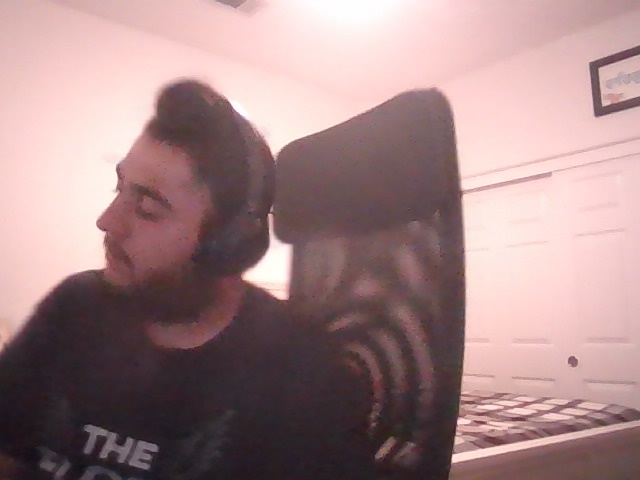
#> input picture drift_logs/drift_20250830_232227_d30.41.jpg, 640 x 480 px, given in place of the camera
$ python CAM.py   (older library calls are emulated)
#> lines starting #> are read from the running program, lines starting #| are printed output that depends on the picture; after the words box and inside, x2 and y2 are one past the last pixel; in counts of white or black regions, pixels touching at a corner belong together
# monitor.py
# Clean, modular camera blind-spot + drift monitor with optional depth (MiDaS-ready).
# Python 3.10+ recommended.

from __future__ import annotations
import cv2
import numpy as np
import time, json
from dataclasses import dataclass, asdict
from pathlib import Path
from typing import Optional, List, Tuple, Dict
from collections import deque
from datetime import datetime

# ======= Utilities =======

def now_str() -> str:
    return datetime.now().strftime("%Y%m%d_%H%M%S")

def ensure_dir(p: Path) -> Path:
    p.mkdir(parents=True, exist_ok=True)
    return p

def shannon_entropy(gray: np.ndarray) -> float:
    # gray uint8 expected
    hist = cv2.calcHist([gray],[0],None,[256],[0,256]).ravel()
    p = hist / (gray.size + 1e-9)
    p = p[p>0]
    return float(-np.sum(p * np.log2(p)))

def edge_density(gray: np.ndarray) -> float:
    edges = cv2.Canny(gray, 50, 150)
    return float(np.count_nonzero(edges)) / (gray.size + 1e-9)

def laplacian_var(gray: np.ndarray) -> float:
    return float(cv2.Laplacian(gray, cv2.CV_64F).var())

def exposure_stats(gray: np.ndarray) -> Tuple[float, float]:
    # mean brightness, contrast (std)
    return float(np.mean(gray)), float(np.std(gray))

# [16 lines left out: functions depth_variance, depth_edge_density, not called in this run]

# ======= Configs =======

@dataclass
class GridConfig:
    cols: int = 8
    rows: int = 6
    min_cell_px: int = 4000       # ignore very small cells

@dataclass
class BlindspotConfig:
    # These are *soft* priors; dynamic (frame-level) quantiles refine them each frame.
    blur_low: float = 80.0        # Laplacian variance considered "low"
    entropy_low: float = 5.0      # "textureless"
    edge_low: float = 0.02
    bright_low: float = 40.0
    bright_high: float = 200.0
    contrast_low: float = 20.0
    depth_var_low: float = 0.001  # small variation means flat depth (optional)
    depth_edge_high: float = 0.08

@dataclass
class DriftConfig:
    warmup_frames: int = 30
    ewma_alpha: float = 0.05      # adaptive baseline smoothing
    mad_scale: float = 4.0        # threshold = median + mad_scale * MAD
    feature_bins: int = 32        # color histogram bins per channel

@dataclass
class IOConfig:
    log_dir: Path = Path("drift_logs")
    calib_dir: Path = Path("calibration_photos")
    cooldown_s: float = 5.0

# ======= Frame Source =======

class FrameSource:
    def __init__(self, cam_index: int = 0, width: int = 1280, height: int = 720):
        self.cap = cv2.VideoCapture(cam_index)
        if width:  self.cap.set(cv2.CAP_PROP_FRAME_WIDTH, width)
        if height: self.cap.set(cv2.CAP_PROP_FRAME_HEIGHT, height)
        if not self.cap.isOpened():
            raise RuntimeError("Failed to open camera.")

    def read(self) -> Optional[np.ndarray]:
        ok, frame = self.cap.read()
        return frame if ok else None

    def release(self):
        self.cap.release()

# ======= Depth Provider (MiDaS-ready) =======

class DepthProvider:
    """Interface. Implement estimate(frame_bgr) -> depth_float32 with MiDaS later."""
    def estimate(self, frame_bgr: np.ndarray) -> Optional[np.ndarray]:
        return None  # no depth by default

# ======= Feature Extractor for Drift (lightweight & safe) =======

class HistogramFeatures:
    """RGB histograms concatenated (L1-normalized). Cheap and robust for ‘scene drift’."""
    def __init__(self, bins: int = 32):
        self.bins = bins

    def __call__(self, frame_bgr: np.ndarray) -> np.ndarray:
        chans = cv2.split(frame_bgr)
        feats = []
        for ch in chans:
            h = cv2.calcHist([ch],[0],None,[self.bins],[0,256]).astype(np.float32).ravel()
            h /= (np.sum(h) + 1e-9)
            feats.append(h)
        return np.concatenate(feats, axis=0)  # shape = 3*bins

# ======= Drift Monitor (EWMA + MAD thresholding) =======

class DriftMonitor:
    def __init__(self, cfg: DriftConfig):
        self.cfg = cfg
        self.fe = HistogramFeatures(cfg.feature_bins)
        self.baseline: Optional[np.ndarray] = None
        self.residuals = deque(maxlen=300)
        self.num_seen = 0

    def distance(self, a: np.ndarray, b: np.ndarray) -> float:
        # L2 in histogram space (could switch to Bhattacharyya)
        return float(np.linalg.norm(a - b))

    # [6 lines left out: function _mad_threshold, not called in this run]

    def update_and_check(self, frame_bgr: np.ndarray) -> Tuple[bool, float]:
        feat = self.fe(frame_bgr)  # (3*bins,)
        if self.baseline is None:
            self.baseline = feat.copy()
            self.num_seen = 1
            return False, 0.0

        # EWMA baseline
        self.baseline = (1 - self.cfg.ewma_alpha) * self.baseline + self.cfg.ewma_alpha * feat
        dist = self.distance(feat, self.baseline)

        # Update residuals (post-warmup)
        self.num_seen += 1
        if self.num_seen > self.cfg.warmup_frames:
            self.residuals.append(dist)
            is_drift = dist > self._mad_threshold()
        else:
            is_drift = False

        return is_drift, dist

# ======= Blindspot Detector =======

@dataclass
class CellMetrics:
    bbox: Tuple[int,int,int,int]
    lapvar: float
    entropy: float
    edgedens: float
    mean: float
    contrast: float
    depth_var: Optional[float] = None
    depth_edge: Optional[float] = None
    reason: Optional[str] = None

class BlindspotDetector:
    def __init__(self, grid_cfg: GridConfig, bs_cfg: BlindspotConfig):
        self.gcfg = grid_cfg
        self.cfg = bs_cfg

    def analyze(self, frame_bgr: np.ndarray, depth: Optional[np.ndarray]) -> List[CellMetrics]:
        h, w = frame_bgr.shape[:2]
        step_x = max(1, w // self.gcfg.cols)
        step_y = max(1, h // self.gcfg.rows)
        gray = cv2.cvtColor(frame_bgr, cv2.COLOR_BGR2GRAY)

        cells: List[CellMetrics] = []
        for y in range(0, h, step_y):
            for x in range(0, w, step_x):
                x2 = min(x + step_x, w)
                y2 = min(y + step_y, h)
                if (x2-x)*(y2-y) < self.gcfg.min_cell_px:
                    continue

                roi_g = gray[y:y2, x:x2]
                lap = laplacian_var(roi_g)
                ent = shannon_entropy(roi_g)
                edg = edge_density(roi_g)
                mu, sig = exposure_stats(roi_g)

                dvar = dedge = None
                if depth is not None:
                    roi_d = depth[y:y2, x:x2]
                    dvar = depth_variance(roi_d)
                    dedge = depth_edge_density(roi_d)

                cells.append(CellMetrics((x,y,x2,y2), lap, ent, edg, mu, sig, dvar, dedge))

        # Dynamic thresholds via frame quantiles (robust to lighting changes)
        if cells:
            lap_q20 = np.quantile([c.lapvar for c in cells], 0.20)
            ent_q20 = np.quantile([c.entropy for c in cells], 0.20)
            edg_q20 = np.quantile([c.edgedens for c in cells], 0.20)

        blindspots: List[CellMetrics] = []
        for c in cells:
            reasons = []

            # Exposure issues
            if c.mean < min(self.cfg.bright_low, 0.8*lap_q20): reasons.append("under-exposed")
            if c.mean > self.cfg.bright_high: reasons.append("over-exposed")

            # Blur / low detail
            if c.lapvar < min(self.cfg.blur_low, 1.2*lap_q20): reasons.append("defocus/motion blur")
            if c.entropy < min(self.cfg.entropy_low, 1.1*ent_q20): reasons.append("low texture")
            if c.edgedens < min(self.cfg.edge_low, 1.1*edg_q20): reasons.append("few edges")
            if c.contrast < self.cfg.contrast_low: reasons.append("low contrast")

            # Depth-based hints (optional)
            if c.depth_var is not None:
                if c.depth_var < self.cfg.depth_var_low and "low texture" in reasons:
                    reasons.append("flat depth")
                if c.depth_edge is not None and c.depth_edge > self.cfg.depth_edge_high:
                    # high depth edges but low image edges → likely occlusion / glare
                    if c.edgedens < self.cfg.edge_low:
                        reasons.append("possible occlusion/glare")

            if reasons:
                c.reason = ", ".join(sorted(set(reasons)))
                blindspots.append(c)

        return blindspots

# ======= Annotation & Logging =======

class Annotator:
    def draw(self, frame: np.ndarray, blindspots: List[CellMetrics], title: str, drift_dist: float) -> np.ndarray:
        vis = frame.copy()
        for c in blindspots:
            x,y,x2,y2 = c.bbox
            cv2.rectangle(vis, (x,y), (x2,y2), (0,0,255), 2)
            label = c.reason if c.reason else "issue"
            cv2.putText(vis, label, (x+3, y+16), cv2.FONT_HERSHEY_SIMPLEX, 0.45, (0,0,255), 1, cv2.LINE_AA)
        cv2.putText(vis, f"{title}  |  DriftDist={drift_dist:.2f}", (10,28),
                    cv2.FONT_HERSHEY_SIMPLEX, 0.8, (0,0,255), 2, cv2.LINE_AA)
        return vis

class EventLogger:
    def __init__(self, io: IOConfig):
        self.io = io
        ensure_dir(io.log_dir)
        self.last_log = 0.0

    # [26 lines left out: function maybe_log, not called in this run]

# ======= Orchestrator =======

class CameraMonitor:
    def __init__(
        self,
        grid_cfg: GridConfig = GridConfig(),
        bs_cfg: BlindspotConfig = BlindspotConfig(),
        drift_cfg: DriftConfig = DriftConfig(),
        io_cfg: IOConfig = IOConfig(),
        depth_provider: Optional[DepthProvider] = None
    ):
        self.src = FrameSource()
        self.depth = depth_provider or DepthProvider()
        self.bs = BlindspotDetector(grid_cfg, bs_cfg)
        self.drift = DriftMonitor(drift_cfg)
        self.ann = Annotator()
        self.logger = EventLogger(io_cfg)
        self.io = io_cfg
        ensure_dir(io_cfg.calib_dir)

    def loop(self):
        title = "Camera Blind-spot Monitor"
        while True:
            frame = self.src.read()
#> in read, frame is the input picture: shape (480, 640, 3); mean B, G, R 134.3, 133.5, 162.7
            if frame is None: break

            # Optional depth (MiDaS later)
            depth = self.depth.estimate(frame)  # None by default

            # Drift
            is_drift, dist = self.drift.update_and_check(frame)
#> the loop in __call__, `for ch in chans:` made 3 passes
#> after the loop in __call__, `for ch in chans:`: feats = 3 items
#> in update_and_check, `feat = self.fe(frame_bgr)`: feat = 96 values, max 0.284 at index 95, min 0 at index 0, mean 0.0312
#> in update_and_check, `self.baseline = feat.copy()`: self.baseline has the same summary as feat
#> is_drift = False; dist = 0

            # Blindspots (per-cell)
            blindspots = self.bs.analyze(frame, depth)
#> in analyze, `gray = cv2.cvtColor(frame_bgr, cv2.COLOR_BGR2GRAY)`:
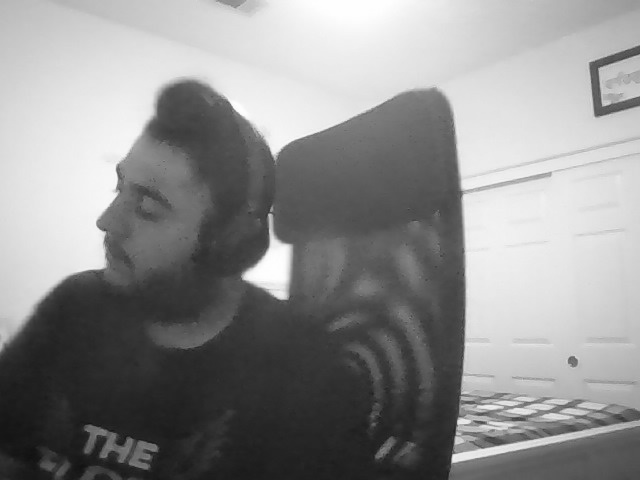
#> gray: shape (480, 640); min 16, max 255, mean 142.4
#> after the loop in analyze, `for y in range(0, h, step_y):`:
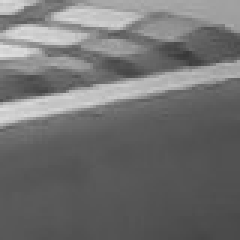
#> roi_g: shape (80, 80) (shown 3 times larger); min 56, max 224, mean 112.6
#> after the loop in analyze, `for y in range(0, h, step_y):`: cells = 48 items
#> in analyze, `lap_q20 = np.quantile([c.lapvar for c in cells], 0.20)`: lap_q20 = 3.55
#> in analyze, `ent_q20 = np.quantile([c.entropy for c in cells], 0.20)`: ent_q20 = 4.66
#> in analyze, `edg_q20 = np.quantile([c.edgedens for c in cells], 0.20)`: edg_q20 = 0
#> the loop in analyze, `for c in cells:` made 48 passes
#> after the loop in analyze, `for c in cells:`: blindspots = 30 items
#> blindspots = 30 items

            # Draw + show
            vis = self.ann.draw(frame, blindspots, title, dist)
#> the loop in draw, `for c in blindspots:` made 30 passes
#> (x, y, x2, y2, label) on passes 3, 4, 9, 10, 11, 13, 15, 16, 17, 18, 19: (160, 0, 240, 80, 'low contrast, over-exposed'), (240, 0, 320, 80, 'low contrast, over-exposed'), (80, 80, 160, 160, 'over-exposed'), (240, 80, 320, 160, 'over-exposed'), (480, 80, 560, 160, 'low contrast, low texture, over-exposed'), (240, 160, 320, 240, 'low contrast'), (480, 160, 560, 240, 'low contrast, low texture, over-exposed'), (560, 160, 640, 240, 'low contrast, low texture, over-exposed'), (160, 240, 240, 320, 'low contrast'), (320, 240, 400, 320, 'low contrast'), (480, 240, 560, 320, 'low contrast, low texture, over-exposed')
#> (x, y, x2, y2) on passes 1, 2, 5, 6, 7, 8: (0, 0, 80, 80), (80, 0, 160, 80), (320, 0, 400, 80), (400, 0, 480, 80), (480, 0, 560, 80), (0, 80, 80, 160)
#> after the loop in draw, `for c in blindspots:`:
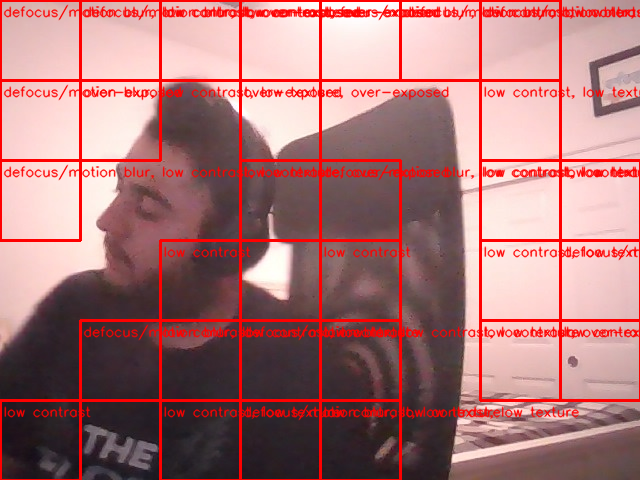
#> vis: shape (480, 640, 3); 13.98% of pixels changed, all inside (x1, y1, x2, y2) = (0, 0, 640, 480)
#> in draw, `cv2.putText(vis, f"{title}  |  DriftDist={drift_dist:.2f}", (10,28), c..`:
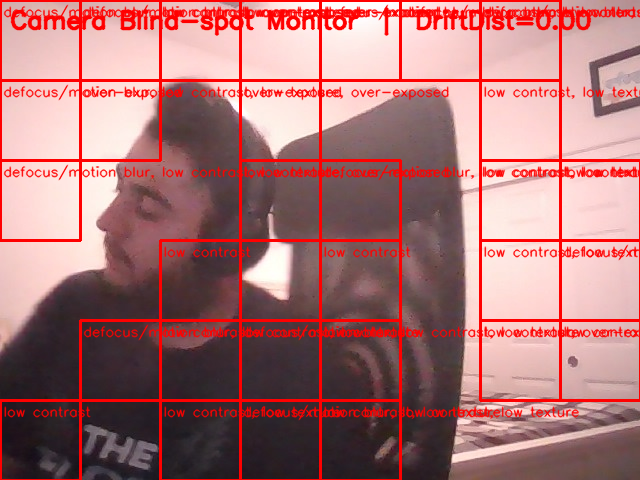
#> vis: shape (480, 640, 3); 2.05% of pixels changed, all inside (x1, y1, x2, y2) = (10, 6, 592, 36)
            cv2.imshow("monitor", vis)

            # Log on meaningful events
            if is_drift and len(blindspots) >= 4:
                self.logger.maybe_log(vis, dist, blindspots)

            # Hotkeys
            k = cv2.waitKey(1) & 0xFF
#> (key q is pressed here)
            if k in (27, ord('q')):  # ESC or q
                break
            if k in (ord('p'), ord('P')):
                path = self.io.calib_dir / f"calib_{now_str()}.jpg"
                cv2.imwrite(str(path), frame)
                print(f"📷 Saved calibration photo → {path}")

        self.src.release()
        cv2.destroyAllWindows()

# ======= CLI =======

if __name__ == "__main__":
    monitor = CameraMonitor()
    monitor.loop()

$ run again, on drift_logs/drift_20250830_232232_d29.69.jpg
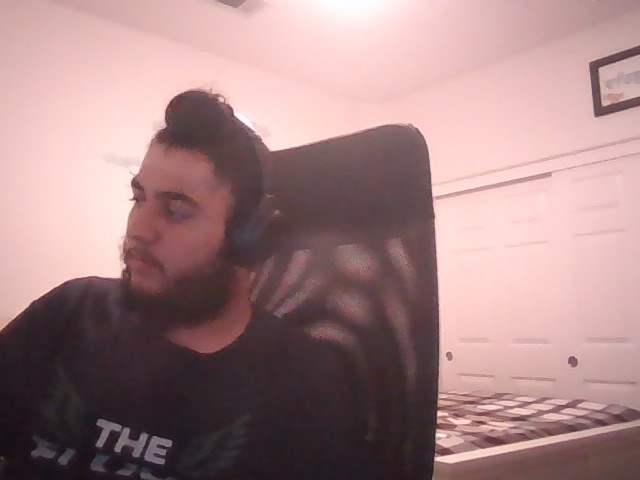
#> input picture drift_logs/drift_20250830_232232_d29.69.jpg, 640 x 480 px, given in place of the camera
#> in read, frame is the input picture: shape (480, 640, 3); mean B, G, R 132.6, 131.8, 164.1
#> the loop in __call__, `for ch in chans:` made 3 passes
#> after the loop in __call__, `for ch in chans:`: feats = 3 items
#> feat = 96 values, max 0.228 at index 95, min 0 at index 0, mean 0.0312
#> self.baseline has the same summary as feat
#> is_drift = False; dist = 0
#> after the loop in analyze, `for y in range(0, h, step_y):`:
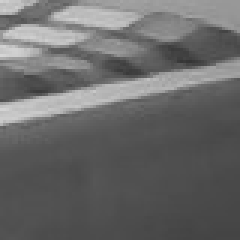
#> roi_g: shape (80, 80) (shown 3 times larger); min 52, max 214, mean 105
#> after the loop in analyze, `for y in range(0, h, step_y):`: cells = 48 items
#> lap_q20 = 3.06
#> ent_q20 = 4.65
#> edg_q20 = 0
#> the loop in analyze, `for c in cells:` made 48 passes
#> after the loop in analyze, `for c in cells:`: blindspots = 31 items
#> the loop in draw, `for c in blindspots:` made 31 passes
#> (x, y, x2, y2, label) on passes 1, 3, 4, 7, 9, 10, 11: (0, 0, 80, 80, 'defocus/motion blur, low contrast'), (160, 0, 240, 80, 'low contrast, over-exposed'), (240, 0, 320, 80, 'low contrast, over-exposed'), (480, 0, 560, 80, 'defocus/motion blur, low contrast'), (80, 80, 160, 160, 'low texture, over-exposed'), (400, 80, 480, 160, 'low texture, over-exposed'), (480, 80, 560, 160, 'low contrast, low texture, over-exposed')
#> in draw, `cv2.putText(vis, f"{title}  |  DriftDist={drift_dist:.2f}", (10,28), c..`:
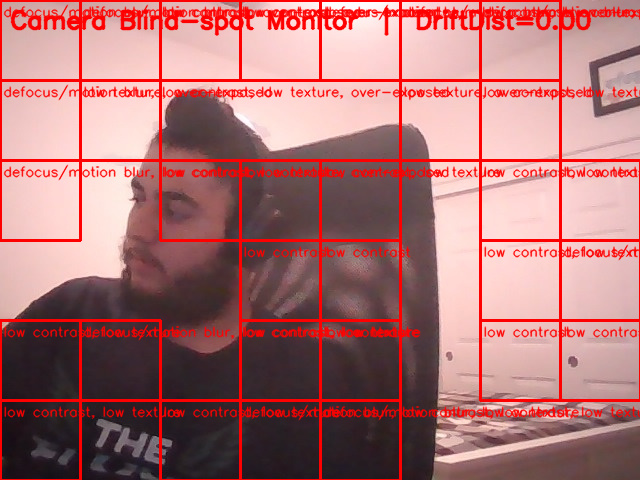
#> vis: shape (480, 640, 3); mean B, G, R 116, 115.4, 173.3

$ run again, on drift_logs/drift_20250831_001316_d36.60.jpg
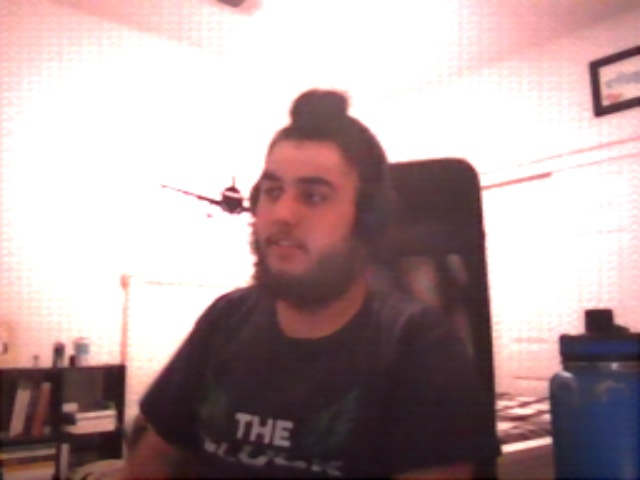
#> input picture drift_logs/drift_20250831_001316_d36.60.jpg, 640 x 480 px, given in place of the camera
#> in read, frame is the input picture: shape (480, 640, 3); mean B, G, R 159.8, 158.4, 178.4
#> the loop in __call__, `for ch in chans:` made 3 passes
#> after the loop in __call__, `for ch in chans:`: feats = 3 items
#> feat = 96 values, max 0.526 at index 95, min 0.000296 at index 64, mean 0.0312
#> self.baseline has the same summary as feat
#> is_drift = False; dist = 0
#> after the loop in analyze, `for y in range(0, h, step_y):`:
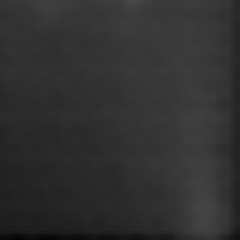
#> roi_g: shape (80, 80) (shown 3 times larger); min 5, max 72, mean 48.6
#> after the loop in analyze, `for y in range(0, h, step_y):`: cells = 48 items
#> lap_q20 = 3.75
#> ent_q20 = 2.13
#> edg_q20 = 0
#> the loop in analyze, `for c in cells:` made 48 passes
#> after the loop in analyze, `for c in cells:`: blindspots = 32 items
#> the loop in draw, `for c in blindspots:` made 32 passes
#> (x, y, x2, y2, label) on passes 1, 3, 7, 11, 12, 13, 16: (0, 0, 80, 80, 'low contrast, over-exposed'), (160, 0, 240, 80, 'low contrast, over-exposed'), (480, 0, 560, 80, 'low contrast, over-exposed'), (400, 80, 480, 160, 'low contrast, low texture, over-exposed'), (480, 80, 560, 160, 'low contrast, low texture, over-exposed'), (560, 80, 640, 160, 'over-exposed'), (160, 160, 240, 240, 'over-exposed')
#> in draw, `cv2.putText(vis, f"{title}  |  DriftDist={drift_dist:.2f}", (10,28), c..`:
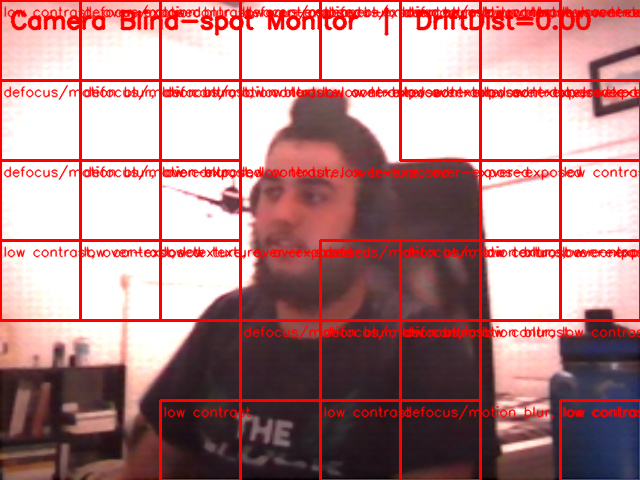
#> vis: shape (480, 640, 3); mean B, G, R 137.9, 136.7, 185
